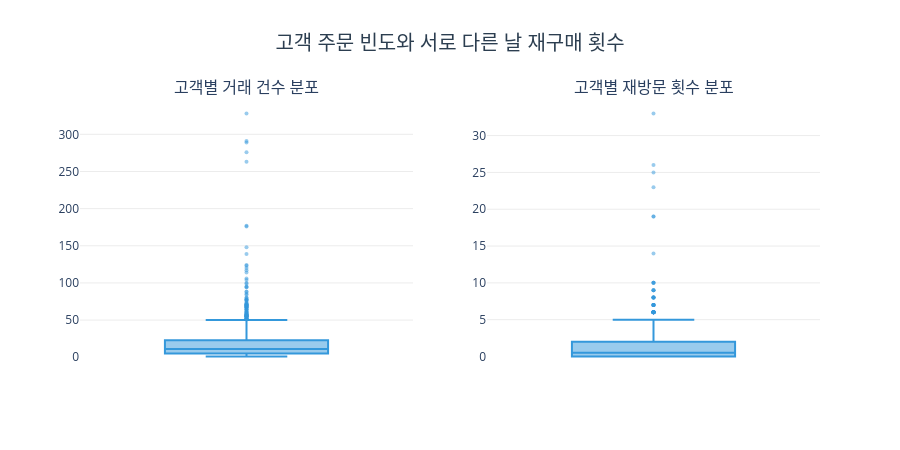

Write notebook code for a chart like this one.
### Code cell
fig=make_subplots(rows=1,cols=2,
    subplot_titles=['고객별 거래 건수 분포','고객별 재방문 횟수 분포'])
for col,series in enumerate([purchase_freq,revisit_freq],1):
    fig.add_trace(go.Box(y=series,boxpoints='outliers',
        marker=dict(color='#3498db',size=4,opacity=0.5),
        line=dict(color='#3498db'),name='',showlegend=False),row=1,col=col)
fig.update_layout(title=dict(text='고객 주문 빈도와 서로 다른 날 재구매 횟수',
    x=0.5,xanchor='center',font=dict(size=20,color='#2c3e50')),
    height=450,plot_bgcolor='white')
fig.update_xaxes(showticklabels=False)
fig.update_yaxes(gridcolor='#ececec')
fig

### Figure 1 — Plotly figure (JSON) as saved in the notebook; plotly's stock layout.template omitted (floating-point values rounded to 4 significant figures; data arrays with more than 128 entries replaced by an {"elided": "..."} marker saying what was removed)
{"data": [{"boxpoints": "outliers", "line": {"color": "#3498db"}, "marker": {"color": "#3498db", "opacity": 0.5, "size": 4}, "name": "", "showlegend": false, "type": "box", "xaxis": "x", "y": {"elided": "1468 int values"}, "yaxis": "y"}, {"boxpoints": "outliers", "line": {"color": "#3498db"}, "marker": {"color": "#3498db", "opacity": 0.5, "size": 4}, "name": "", "showlegend": false, "type": "box", "xaxis": "x2", "y": {"elided": "1468 int values"}, "yaxis": "y2"}], "layout": {"annotations": [{"font": {"size": 16}, "showarrow": false, "text": "고객별 거래 건수 분포", "x": 0.225, "xanchor": "center", "xref": "paper", "y": 1, "yanchor": "bottom", "yref": "paper"}, {"font": {"size": 16}, "showarrow": false, "text": "고객별 재방문 횟수 분포", "x": 0.775, "xanchor": "center", "xref": "paper", "y": 1, "yanchor": "bottom", "yref": "paper"}], "height": 450, "plot_bgcolor": "white", "title": {"font": {"color": "#2c3e50", "size": 20}, "text": "고객 주문 빈도와 서로 다른 날 재구매 횟수", "x": 0.5, "xanchor": "center"}, "xaxis": {"anchor": "y", "domain": [0, 0.45], "showticklabels": false}, "xaxis2": {"anchor": "y2", "domain": [0.55, 1], "showticklabels": false}, "yaxis": {"anchor": "x", "domain": [0, 1], "gridcolor": "#ececec"}, "yaxis2": {"anchor": "x2", "domain": [0, 1], "gridcolor": "#ececec"}}}
